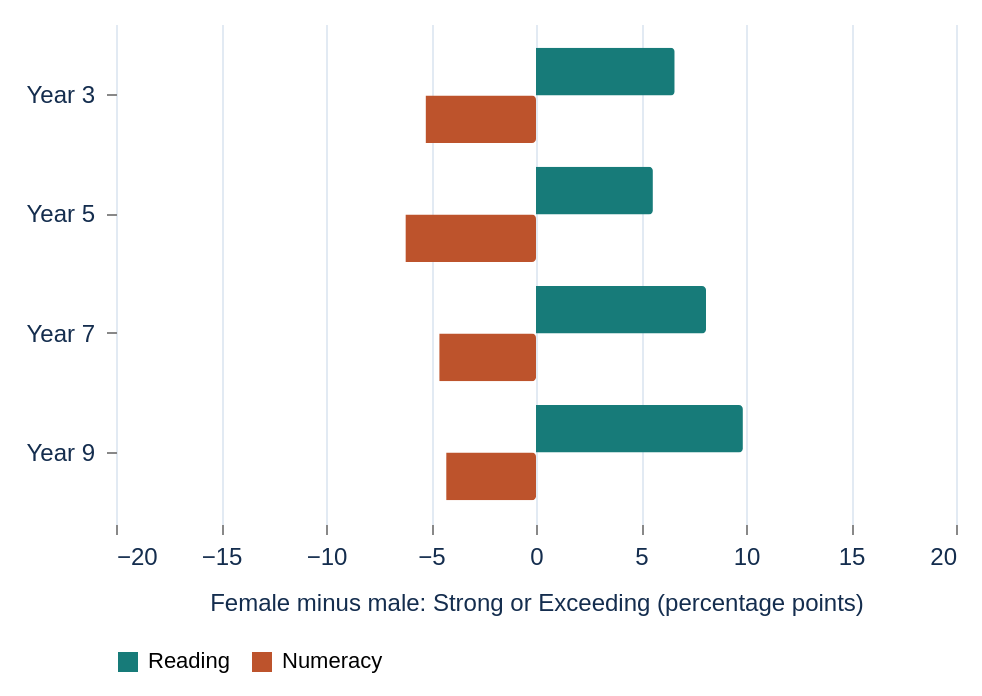

Describe this chart as a Vega-Lite specification.
### Vega-Lite specification from a JSON file in a GitHub repository (floating-point values rounded to 4 significant figures)
{"$schema": "https://vega.github.io/schema/vega-lite/v5.json", "background": "transparent", "padding": 12, "config": {"font": "Arial", "view": {"stroke": null}, "axis": {"labelFontSize": 12, "titleFontSize": 12, "titleFontWeight": "normal", "labelColor": "#142d4e", "titleColor": "#142d4e", "domain": false, "gridColor": "#e2eaf3", "labelPadding": 6, "titlePadding": 12}, "legend": {"orient": "bottom", "titleLimit": 300, "labelLimit": 220, "labelFontSize": 11, "titleFontSize": 11, "titleFontWeight": "normal"}, "title": {"anchor": "start", "fontSize": 14, "color": "#142d4e"}}, "width": 420, "height": 250, "data": {"values": [{"grade": "Year 3", "domain": "Reading", "gap": 6.604}, {"grade": "Year 3", "domain": "Numeracy", "gap": -5.259}, {"grade": "Year 5", "domain": "Reading", "gap": 5.566}, {"grade": "Year 5", "domain": "Numeracy", "gap": -6.218}, {"grade": "Year 7", "domain": "Reading", "gap": 8.096}, {"grade": "Year 7", "domain": "Numeracy", "gap": -4.608}, {"grade": "Year 9", "domain": "Reading", "gap": 9.852}, {"grade": "Year 9", "domain": "Numeracy", "gap": -4.278}]}, "mark": {"type": "bar", "cornerRadiusEnd": 2}, "encoding": {"y": {"field": "grade", "type": "ordinal", "title": null, "sort": ["Year 3", "Year 5", "Year 7", "Year 9"]}, "yOffset": {"field": "domain"}, "x": {"field": "gap", "type": "quantitative", "title": "Female minus male: Strong or Exceeding (percentage points)", "scale": {"domain": [-20, 20]}}, "color": {"field": "domain", "type": "nominal", "scale": {"domain": ["Reading", "Numeracy"], "range": ["#177b79", "#bd532c"]}, "legend": {"title": null}}, "tooltip": [{"field": "grade", "title": "Year level"}, {"field": "domain", "title": "Subject"}, {"field": "gap", "title": "Female minus male (pp)", "format": ".1f"}]}}
